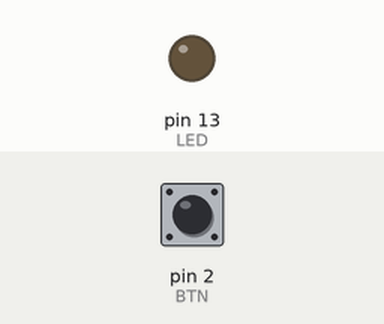
Simulated run of this sketch. Board: Arduino Uno, built with avr-gcc and run on an emulated ATmega328P. Parts: output pins drawn as LEDs (lit = HIGH). The inputs (shaded band) are chosen by the test bench; at power-on: pin 2 (BTN) HIGH.

Above: at 1.2 s.
1.3 s: pin 2 (BTN) pulled LOW for 0.15 s
At 1.37 s:
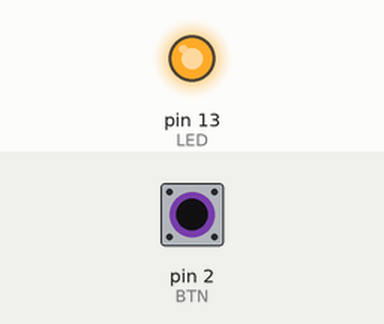
2.9 s: pin 2 (BTN) pulled LOW for 3.2 s
At 6.8 s:
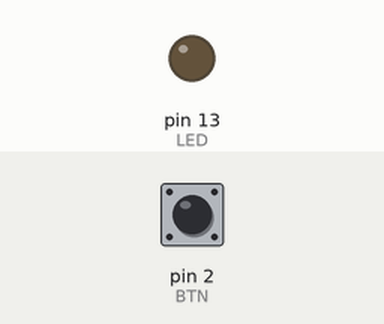
Timing chart, 0 to 8.3 s (numbered marks = the images above; inputs shaded):
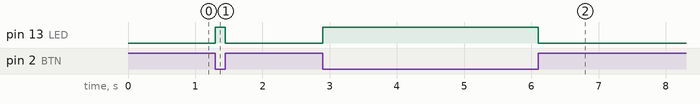

The sketch:

lab03_button.ino
```cpp
/*
 * Lab 3 — 按鈕讀取（digitalRead）
 * 讀取按鈕狀態並用內建 LED 顯示。
 * 接線：按鈕一腳接 pin 2，另一腳接 GND（內建上拉，按下為 LOW）。
 */
const int BTN = 2, LED = 13;
void setup() {
  pinMode(BTN, INPUT_PULLUP);
  pinMode(LED, OUTPUT);
}
void loop() {
  bool pressed = (digitalRead(BTN) == LOW);
  digitalWrite(LED, pressed ? HIGH : LOW);
}
```

Measured:
- after the input at 1.3 s, pin 13 (LED): LOW → HIGH at once, → LOW 0.15 s later
- after the input at 2.9 s, pin 13 (LED): LOW → HIGH at once, → LOW 3.2 s later
